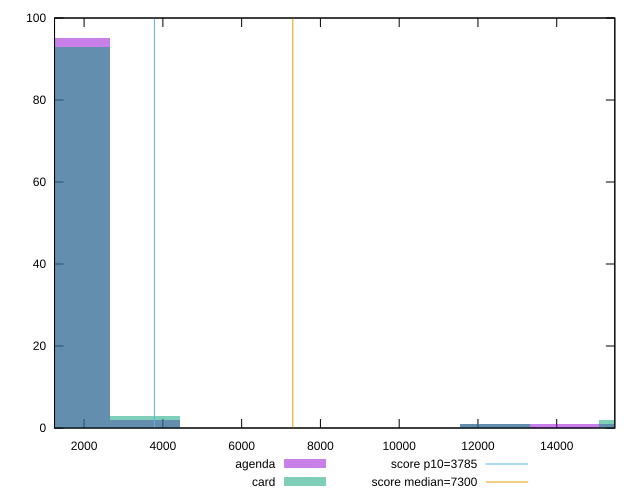

Here is the gnuplot script that generated this plot:
reset

$agenda <<EOF
12423.634158158711 1
14198.43903789567 1
15973.24391763263 1
1774.8048797369588 95
3549.6097594739176 2
EOF

$card <<EOF
12423.634158158711 1
15973.24391763263 2
1774.8048797369588 93
3549.6097594739176 3
EOF

set key outside below
set boxwidth 1774.8048797369588
set xrange [1249.346:15475.104499999998]
set yrange [0:100]
set trange [0:100]
set style fill transparent solid 0.5 noborder

set parametric
set terminal svg size 640, 500 enhanced background rgb 'white'
set output "report/report_00029_2021-02-24T13-36-40.390Z/interactive/comparison/histogram/1_vs_2.svg"

plot $agenda title "agenda" with boxes, \
     $card title "card" with boxes, \
     3785,t title "score p10=3785", \
     7300,t title "score median=7300"

reset
